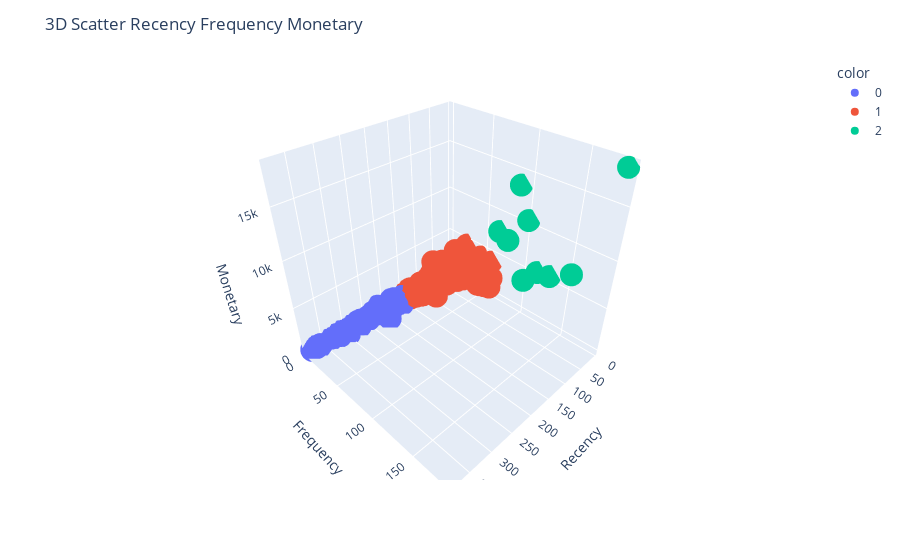

Write notebook code for a chart like this one.
### Code cell
import plotly.express as px

# Generate example data
x = X["Recency"]
y = X["Frequency"]
z = X["Monetary"]

# Create a 3D scatter plot
fig = px.scatter_3d(x=x, y=y, z=z, color=labels.astype(str))

# Set labels and title
fig.update_layout(scene=dict(xaxis_title='Recency',
                             yaxis_title='Frequency',
                             zaxis_title='Monetary'),
                  title='3D Scatter Recency Frequency Monetary')

# Show the plot
fig.show()

### Figure 1 — Plotly figure (JSON) as saved in the notebook; plotly's stock layout.template omitted (floating-point values rounded to 4 significant figures; data arrays with more than 128 entries replaced by an {"elided": "..."} marker saying what was removed)
{"data": [{"hovertemplate": "color=0<br>x=%{x}<br>y=%{y}<br>z=%{z}<extra></extra>", "legendgroup": "0", "marker": {"color": "#636efa", "symbol": "circle"}, "mode": "markers", "name": "0", "scene": "scene", "showlegend": true, "type": "scatter3d", "x": {"elided": "1067 int values"}, "y": {"elided": "1067 int values"}, "z": {"elided": "1067 float values"}}, {"hovertemplate": "color=1<br>x=%{x}<br>y=%{y}<br>z=%{z}<extra></extra>", "legendgroup": "1", "marker": {"color": "#EF553B", "symbol": "circle"}, "mode": "markers", "name": "1", "scene": "scene", "showlegend": true, "type": "scatter3d", "x": {"elided": "3135 int values"}, "y": {"elided": "3135 int values"}, "z": {"elided": "3135 float values"}}, {"hovertemplate": "color=2<br>x=%{x}<br>y=%{y}<br>z=%{z}<extra></extra>", "legendgroup": "2", "marker": {"color": "#00cc96", "symbol": "circle"}, "mode": "markers", "name": "2", "scene": "scene", "showlegend": true, "type": "scatter3d", "x": [7, 10, 13, 7, 8, 7, 7, 7, 14], "y": [131, 103, 82, 69, 102, 184, 117, 90, 155], "z": [5771.0, 3953.0, 7682.0, 8008.0, 10570.0, 18260.0, 5525.0, 13660.0, 7370.0]}], "layout": {"legend": {"title": {"text": "color"}, "tracegroupgap": 0}, "margin": {"t": 60}, "scene": {"domain": {"x": [0, 1], "y": [0, 1]}, "xaxis": {"title": {"text": "Recency"}}, "yaxis": {"title": {"text": "Frequency"}}, "zaxis": {"title": {"text": "Monetary"}}}, "title": {"text": "3D Scatter Recency Frequency Monetary"}}}
